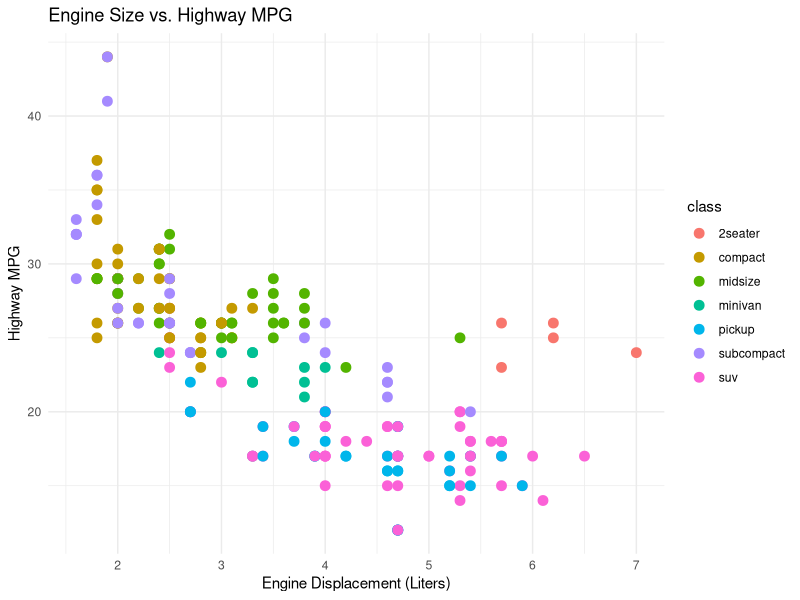

Generate this figure with R:
## ---- chunk 1
library(tidyverse)
## ---- chunk 2
#| echo: false
#| message: false
#| warning: false

ggplot(data = mpg, aes(x = displ, y = hwy, color = class)) +
  geom_point(size = 3) +
  theme_minimal() +
  labs(title = "Engine Size vs. Highway MPG",
       x = "Engine Displacement (Liters)",
       y = "Highway MPG")
## ---- chunk 3
#| echo: false
#| message: false

mpg |>
  group_by(class) |>
  summarize(Avg_Hwy = round(mean(hwy), 1), Count = n()) |>
  arrange(desc(Avg_Hwy)) |>
  knitr::kable(format = "html")
